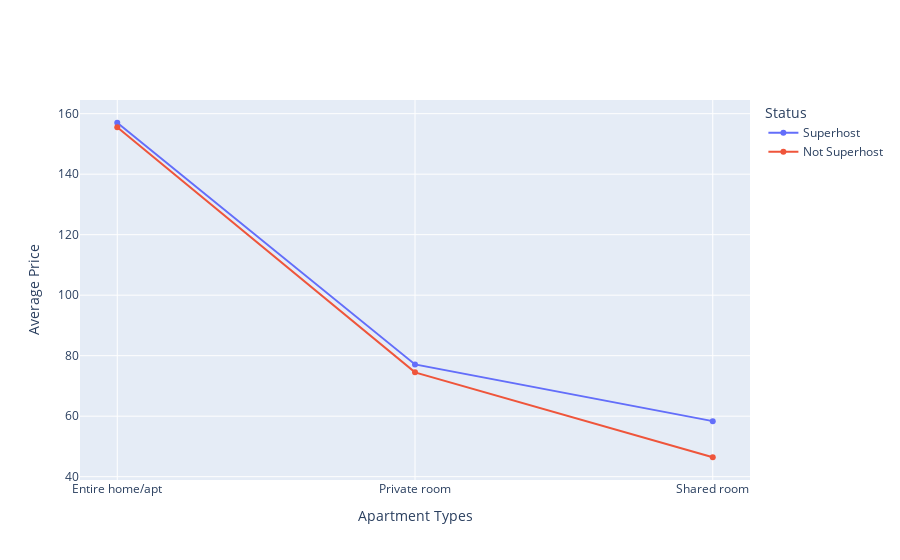

Write notebook code for a chart like this one.
### Markdown cell above
#### Question 1 : Is being a superhost Quantifyably Valuable ?

### Code cell
# plotting the graph

plotsuper(df_question1_s, df_question1_ns)

### Figure 1 — Plotly figure (JSON) as saved in the notebook; plotly's stock layout.template omitted (floating-point values rounded to 4 significant figures)
{"data": [{"name": "Superhost", "type": "scatter", "x": ["Entire home/apt", "Private room", "Shared room"], "y": [157.0, 77.11, 58.36]}, {"name": "Not Superhost", "type": "scatter", "x": ["Entire home/apt", "Private room", "Shared room"], "y": [155.5, 74.48, 46.42]}], "layout": {"legend": {"title": {"text": "Status"}}, "title": {"text": ""}, "xaxis": {"title": {"text": "Apartment Types"}}, "yaxis": {"title": {"text": "Average Price"}}}}
